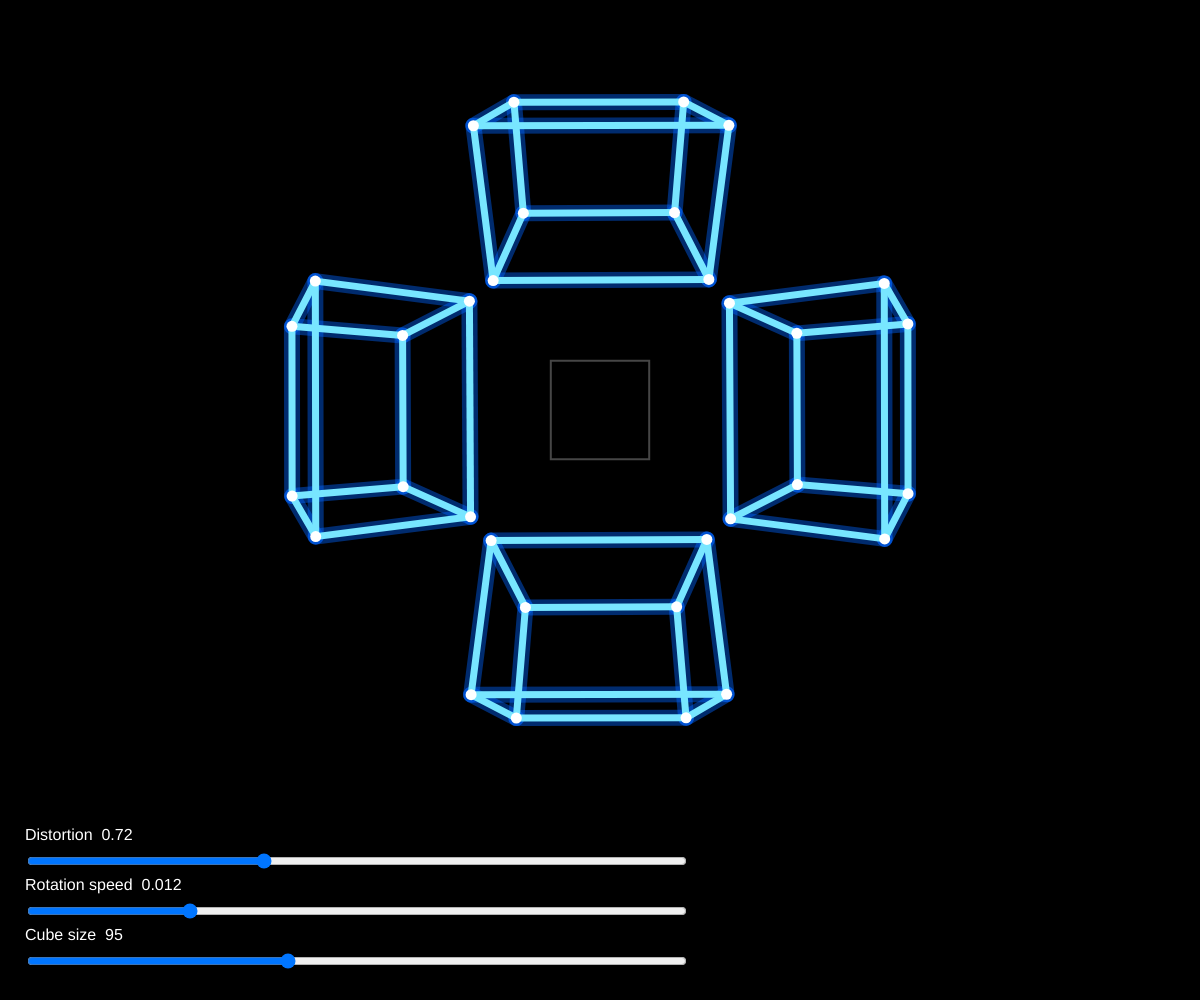
Frame 1 (no input)
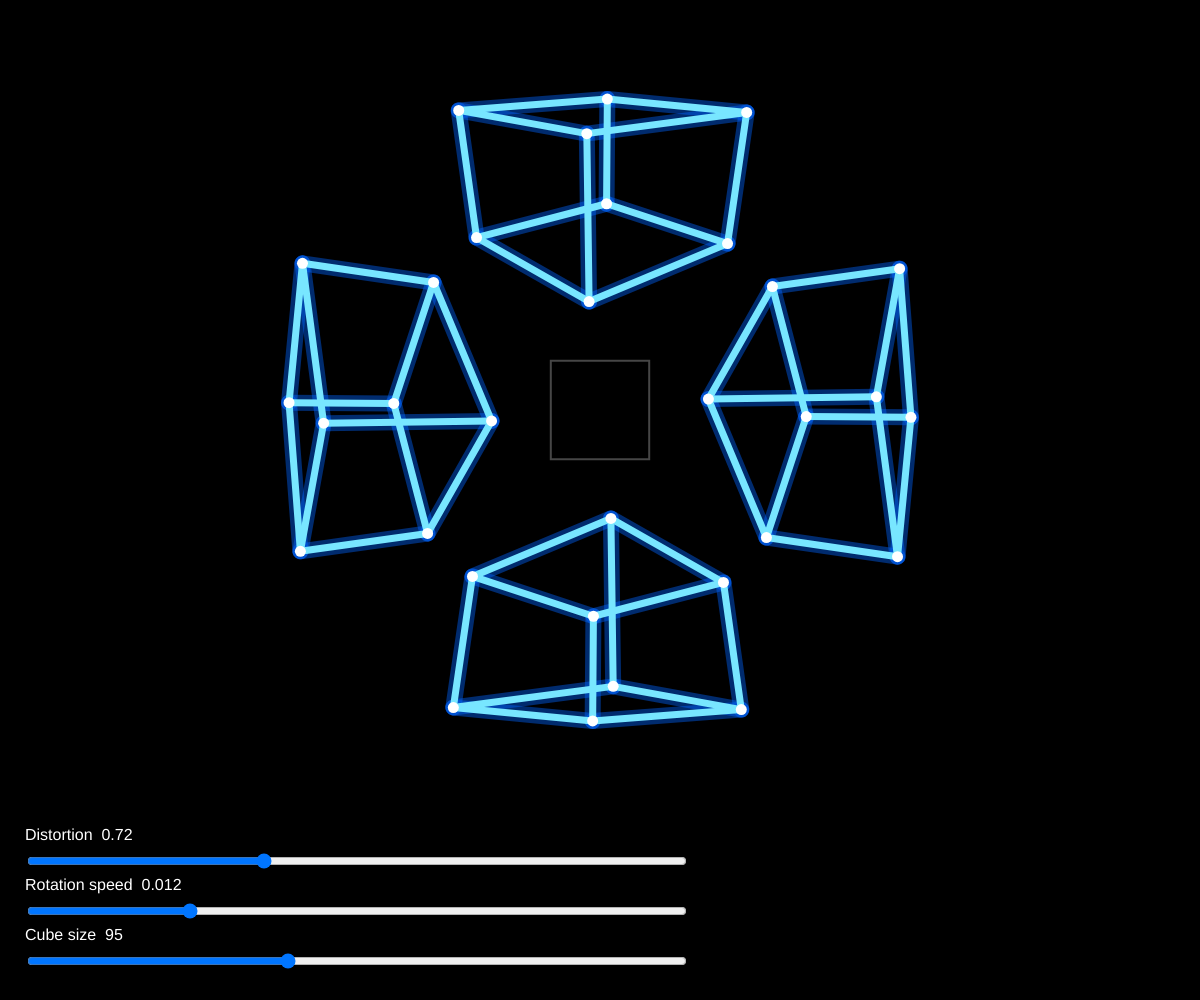
Frame 60 (no input)
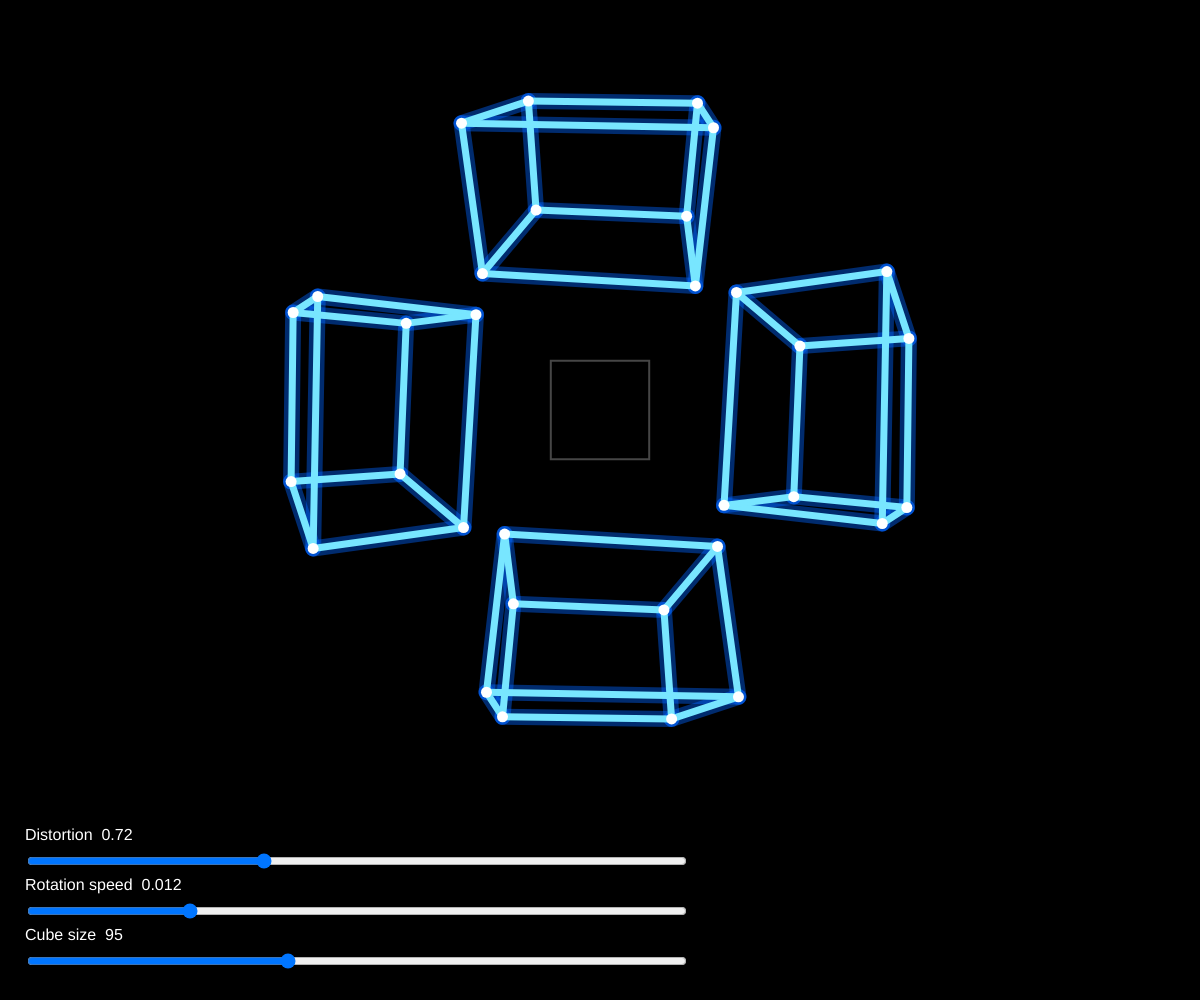
Frame 120 (the mouse pressed at the canvas centre since frame 60)

The p5.js sketch that drew these frames (run headless with seeded random() and noise() and a simulated clock; from frame 60 on, the mouse is pressed at the canvas centre):

// p5.js sketch
// ── sketch.js
let angleY = 0;

let distortionSlider;
let speedSlider;
let sizeSlider;

const vertices = [
  [-1,-1,-1],
  [ 1,-1,-1],
  [ 1, 1,-1],
  [-1, 1,-1],
  [-1,-1, 1],
  [ 1,-1, 1],
  [ 1, 1, 1],
  [-1, 1, 1]
];

const edges = [
  [0,1],[1,2],[2,3],[3,0],
  [4,5],[5,6],[6,7],[7,4],
  [0,4],[1,5],[2,6],[3,7]
];

function setup() {

  createCanvas(windowWidth, windowHeight);

  // ----------------------------
  // スマホ用：大きなスライダー
  // ----------------------------

  distortionSlider =
    createSlider(0.4, 1.3, 0.72, 0.01);

  speedSlider =
    createSlider(0, 0.05, 0.012, 0.001);

  sizeSlider =
    createSlider(40, 180, 95, 1);

  // CSSで操作しやすくする
  let sliders = [
    distortionSlider,
    speedSlider,
    sizeSlider
  ];

  for (let s of sliders) {
    s.style("width", "55vw");
    s.style("height", "28px");
  }

  positionControls();
}


function positionControls() {

  // 画面下側にまとめる
  let x = 25;

  distortionSlider.position(
    x,
    height - 155
  );

  speedSlider.position(
    x,
    height - 105
  );

  sizeSlider.position(
    x,
    height - 55
  );
}


function draw() {

  background(0);

  angleY += speedSlider.value();

  let cx = width / 2;

  // 操作部分を除いた領域の中心
  let usableHeight = height - 180;

  let cy = usableHeight / 2;

  // 4つの像の配置距離
  let d =
    min(width, usableHeight) * 0.28;


  // ===================================
  // 上
  // ===================================

  drawCube(
    cx,
    cy - d,
    PI,
    angleY
  );


  // ===================================
  // 下
  // ===================================

  drawCube(
    cx,
    cy + d,
    0,
    angleY + PI
  );


  // ===================================
  // 左
  // ===================================

  drawCube(
    cx - d,
    cy,
    HALF_PI,
    angleY + HALF_PI
  );


  // ===================================
  // 右
  // ===================================

  drawCube(
    cx + d,
    cy,
    -HALF_PI,
    angleY - HALF_PI
  );


  // ===================================
  // 中央：ピラミッド設置位置
  // ===================================

  noFill();

  stroke(70);

  strokeWeight(2);

  let centerSize =
    min(width, usableHeight) * 0.12;

  rectMode(CENTER);

  rect(
    cx,
    cy,
    centerSize,
    centerSize
  );


  // ===================================
  // 操作用表示
  // ===================================

  noStroke();

  fill(255);

  textSize(16);

  textAlign(LEFT);

  text(
    "Distortion  " +
    distortionSlider.value().toFixed(2),
    25,
    height - 160
  );

  text(
    "Rotation speed  " +
    speedSlider.value().toFixed(3),
    25,
    height - 110
  );

  text(
    "Cube size  " +
    sizeSlider.value(),
    25,
    height - 60
  );
}


// ===================================================
// 立方体
// ===================================================

function drawCube(
  centerX,
  centerY,
  screenRotation,
  cubeRotation
) {

  push();

  translate(
    centerX,
    centerY
  );

  rotate(
    screenRotation
  );

  let projected = [];

  let distortion =
    distortionSlider.value();

  let scaleFactor =
    sizeSlider.value();


  for (let v of vertices) {

    let x = v[0];

    let y = v[1];

    let z = v[2];


    // ===================================
    // Y軸回転
    // ===================================

    let xr =
      x * cos(cubeRotation)
      +
      z * sin(cubeRotation);


    let zr =
      -x * sin(cubeRotation)
      +
      z * cos(cubeRotation);


    // ===================================
    // 上下方向の傾き
    // ===================================

    let tilt = -0.35;


    let yr =
      y * cos(tilt)
      -
      zr * sin(tilt);


    let zr2 =
      y * sin(tilt)
      +
      zr * cos(tilt);


    // ===================================
    // 透視投影
    // ===================================

    let cameraDistance = 5;


    let perspective =
      cameraDistance /
      (cameraDistance + zr2);


    let px =
      xr * perspective;


    let py =
      yr * perspective;


    // ===================================
    // ペッパーズゴースト用補正
    // ===================================

    py *= distortion;


    projected.push({

      x:
        px *
        scaleFactor,

      y:
        py *
        scaleFactor

    });
  }


  // ===================================
  // 太い発光部分
  // ===================================

  stroke(
    0,
    100,
    255,
    110
  );

  // 以前 9 → 16
  strokeWeight(16);

  drawEdges(projected);


  // ===================================
  // メインの線
  // ===================================

  stroke(
    120,
    230,
    255
  );

  // 以前 3 → 7
  strokeWeight(7);

  drawEdges(projected);


  // ===================================
  // 頂点
  // ===================================

  stroke(255);

  // 頂点も大きく
  strokeWeight(11);


  for (let p of projected) {

    point(
      p.x,
      p.y
    );
  }


  pop();
}


// ===================================================
// 辺を描画
// ===================================================

function drawEdges(p) {

  for (let e of edges) {

    let a =
      p[e[0]];

    let b =
      p[e[1]];


    line(
      a.x,
      a.y,
      b.x,
      b.y
    );
  }
}


// ===================================================
// スマホ画面サイズ変更
// ===================================================

function windowResized() {

  resizeCanvas(
    windowWidth,
    windowHeight
  );

  positionControls();
}
